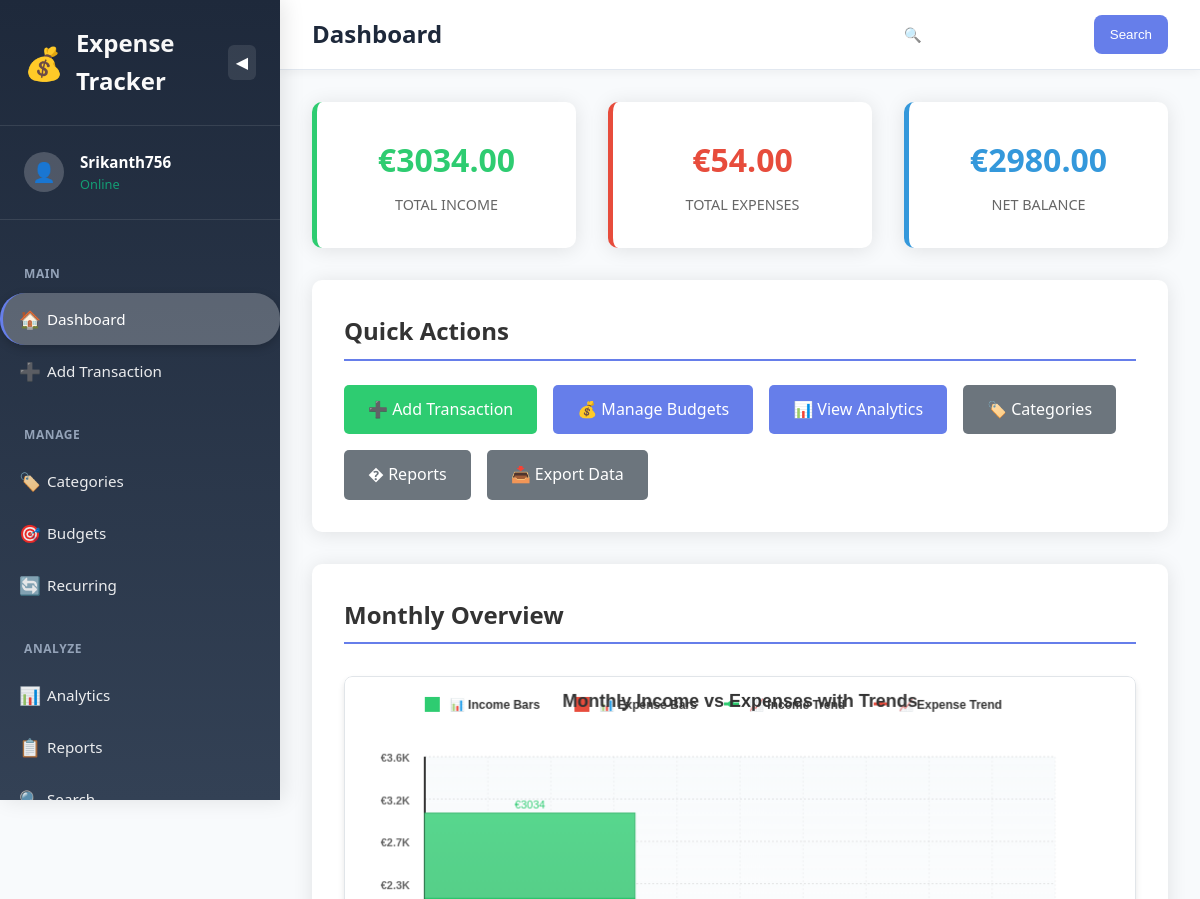
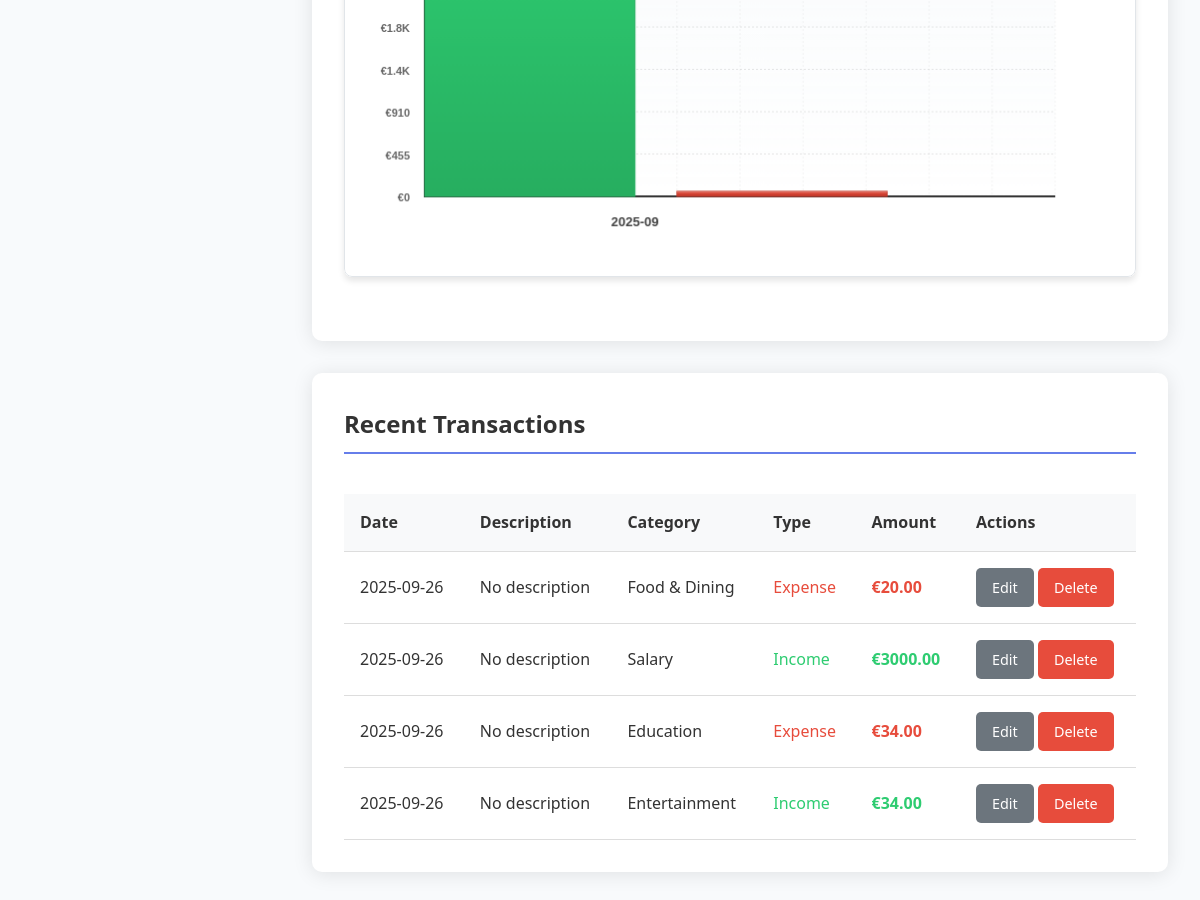
The page / (signed in) on the database its author committed (2 pictures, top to bottom).
### tables this page shows
CREATE TABLE transactions (
            id INTEGER PRIMARY KEY AUTOINCREMENT,
            date TEXT NOT NULL,
            amount REAL NOT NULL,
            type TEXT NOT NULL CHECK (type IN ('income', 'expense')),
            category_id INTEGER,
            description TEXT,
            user_id INTEGER NOT NULL,
            FOREIGN KEY (category_id) REFERENCES categories (id),
            FOREIGN KEY (user_id) REFERENCES users (id)
        );

CREATE TABLE categories (
            id INTEGER PRIMARY KEY AUTOINCREMENT,
            name TEXT NOT NULL,
            user_id INTEGER NOT NULL,
            FOREIGN KEY (user_id) REFERENCES users (id),
            UNIQUE(name, user_id)
        );

### app.py (the view, shortened to what this page needs)
@app.route('/')
@login_required
def dashboard():
    user_id = session['user_id']
    conn = get_db_connection()
    income_result = conn.execute(
        'SELECT SUM(amount) FROM transactions WHERE type = "income" AND user_id = ?',
        (user_id,)
    ).fetchone()
    expense_result = conn.execute(
        'SELECT SUM(amount) FROM transactions WHERE type = "expense" AND user_id = ?',
        (user_id,)
    ).fetchone()
    total_income = income_result[0] if income_result[0] else 0
    total_expense = expense_result[0] if expense_result[0] else 0
    balance = total_income - total_expense
    recent_transactions = conn.execute('''
        SELECT t.*, c.name as category_name
        FROM transactions t
        LEFT JOIN categories c ON t.category_id = c.id
        WHERE t.user_id = ?
        ORDER BY t.date DESC, t.id DESC
        LIMIT 10
    ''', (user_id,)).fetchall()
    monthly_data = conn.execute('''
        SELECT
            strftime('%Y-%m', date) as month,
            SUM(CASE WHEN type = 'income' THEN amount ELSE 0 END) as income,
            SUM(CASE WHEN type = 'expense' THEN amount ELSE 0 END) as expense
        FROM transactions
        WHERE user_id = ?
        GROUP BY strftime('%Y-%m', date)
        ORDER BY month DESC
        LIMIT 6
    ''', (user_id,)).fetchall()
    current_month = datetime.now().strftime('%Y-%m')
    budget_alerts = []
    budgets = conn.execute('''
        SELECT b.*, c.name as category_name
        FROM budgets b
        LEFT JOIN categories c ON b.category_id = c.id
        WHERE b.user_id = ? AND b.month = ?
    ''', (user_id, current_month)).fetchall()
    pending_recurring = conn.execute('''
        SELECT * FROM recurring_transactions
        WHERE user_id = ? AND active = 1
        AND next_date <= date('now')
        ORDER BY next_date ASC
        LIMIT 5
    ''', (user_id,)).fetchall()
    conn.close()
    return render_template('index.html',
                         total_income=total_income,
                         total_expense=total_expense,
                         balance=balance,
                         recent_transactions=recent_transactions,
                         monthly_data=monthly_data,
                         budget_alerts=budget_alerts,
                         pending_recurring=pending_recurring)

### app.py (called while the page is built)
def login_required(f):
    @wraps(f)
    def decorated_function(*args, **kwargs):
        if 'user_id' not in session:
            return redirect(url_for('login'))
        return f(*args, **kwargs)
    return decorated_function

def get_db_connection():
    conn = sqlite3.connect(DATABASE_PATH)
    conn.row_factory = sqlite3.Row
    return conn

### templates/index.html (shortened to what this page needs)
{% extends "base.html" %}
{% block page_title %}Dashboard{% endblock %}
{% block content %}
<div class="fade-in">
    <div class="stats-grid">
        <div class="stat-card income">
            <div class="stat-value">€{{ "%.2f"|format(total_income) }}</div>
            <div class="stat-label">Total Income</div>
        </div>
        <div class="stat-card expense">
            <div class="stat-value">€{{ "%.2f"|format(total_expense) }}</div>
            <div class="stat-label">Total Expenses</div>
        </div>
        <div class="stat-card balance">
            <div class="stat-value">€{{ "%.2f"|format(balance) }}</div>
            <div class="stat-label">Net Balance</div>
        </div>
    </div>
    <div class="card">
        <h2>Quick Actions</h2>
        <div style="display: flex; gap: 1rem; flex-wrap: wrap;">
            <a href="{{ url_for('add_transaction') }}" class="btn btn-success">➕ Add Transaction</a>
            <a href="{{ url_for('budgets') }}" class="btn">💰 Manage Budgets</a>
            <a href="{{ url_for('analytics') }}" class="btn">📊 View Analytics</a>
            <a href="{{ url_for('categories') }}" class="btn btn-secondary">🏷️ Categories</a>
            <a href="{{ url_for('reports') }}" class="btn btn-secondary">� Reports</a>
            <a href="{{ url_for('export_csv') }}" class="btn btn-secondary">📥 Export Data</a>
        </div>
    </div>
    {% if monthly_data %}
    <div class="card">
        <h2>Monthly Overview</h2>
        <div class="chart-container">
            <canvas id="expenseChart"></canvas>
        </div>
    </div>
    {% endif %}
    <div class="card">
        <h2>Recent Transactions</h2>
        {% if recent_transactions %}
        <div class="table-container">
            <table>
                <thead>
                    <tr>
                        <th>Date</th>
                        <th>Description</th>
                        <th>Category</th>
                        <th>Type</th>
                        <th>Amount</th>
                        <th>Actions</th>
                    </tr>
                </thead>
                <tbody>
                    {% for transaction in recent_transactions %}
                    <tr>
                        <td>{{ transaction.date }}</td>
                        <td>{{ transaction.description or 'No description' }}</td>
                        <td>{{ transaction.category_name or 'No category' }}</td>
                        <td>
                            {% if transaction.type == 'income' %}
                                <span style="color: #2ecc71;">Income</span>
                            {% else %}
                                <span style="color: #e74c3c;">Expense</span>
                            {% endif %}
                        </td>
                        <td class="amount-{{ transaction.type }}">€{{ "%.2f"|format(transaction.amount) }}</td>
                        <td>
                            <a href="{{ url_for('edit_transaction', transaction_id=transaction.id) }}" class="btn btn-small btn-secondary">Edit</a>
                            <a href="{{ url_for('delete_transaction', transaction_id=transaction.id) }}"
                               class="btn btn-small btn-danger"
                               onclick="return confirm('Are you sure you want to delete this transaction?')">Delete</a>
                        </td>
                    </tr>
                    {% endfor %}
                </tbody>
            </table>
        </div>
        {% else %}
        <p>No transactions yet. <a href="{{ url_for('add_transaction') }}">Add your first transaction</a>!</p>
        {% endif %}
    </div>
</div>
<script>
// Monthly data for chart
const monthlyData = [
    {% for data in monthly_data %}
    {
        month: "{{ data.month }}",
        income: {{ data.income or 0 }},
        expense: {{ data.expense or 0 }}
    }{% if not loop.last %},{% endif %}
    {% endfor %}
];
</script>
{% endblock %}
{% block scripts %}
<script>
document.addEventListener('DOMContentLoaded', function() {
    // Initialize chart with monthly data
    const chartCanvas = document.getElementById('expenseChart');
    if (chartCanvas && monthlyData.length > 0) {
        const chart = new ExpenseChart('expenseChart');
        chart.drawMonthlyChart(monthlyData);
    }
});
</script>
{% endblock %}

### static/css/style.css (style rules this page uses)
* { margin: 0; padding: 0; box-sizing: border-box; }
body { font-family: 'Segoe UI', Tahoma, Geneva, Verdana, sans-serif; line-height: 1.6; color: #333; background-color: #f8fafc; overflow-x: hidden; }
.card { background: white; border-radius: 10px; padding: 2rem; margin-bottom: 2rem; box-shadow: 0 2px 20px rgba(0,0,0,0.1); }
.card h2 { margin-bottom: 1.5rem; color: #333; border-bottom: 2px solid #667eea; padding-bottom: 0.5rem; }
.stats-grid { display: grid; grid-template-columns: repeat(auto-fit, minmax(250px, 1fr)); gap: 2rem; margin-bottom: 2rem; }
.stat-card { background: white; padding: 2rem; border-radius: 10px; text-align: center; box-shadow: 0 2px 20px rgba(0,0,0,0.1); transition: transform 0.3s; }
.stat-card.income { border-left: 5px solid #2ecc71; }
.stat-card.expense { border-left: 5px solid #e74c3c; }
.stat-card.balance { border-left: 5px solid #3498db; }
.stat-value { font-size: 2rem; font-weight: bold; margin-bottom: 0.5rem; }
.stat-label { color: #666; text-transform: uppercase; font-size: 0.9rem; }
.income .stat-value { color: #2ecc71; }
.expense .stat-value { color: #e74c3c; }
.balance .stat-value { color: #3498db; }
.btn { display: inline-block; padding: 0.75rem 1.5rem; background: #667eea; color: white; text-decoration: none; border: none; border-radius: 5px; cursor: pointer; font-size: 1rem; transition: background-color 0.3s, transform 0.2s; }
.btn-secondary { background: #6c757d; }
.btn-danger { background: #e74c3c; }
.btn-success { background: #2ecc71; }
.btn-small { padding: 0.5rem 1rem; font-size: 0.9rem; }
.table-container { overflow-x: auto; }
table { width: 100%; border-collapse: collapse; margin-top: 1rem; }
th, td { padding: 1rem; text-align: left; border-bottom: 1px solid #ddd; }
th { background: #f8f9fa; font-weight: 600; color: #333; }
.amount-income { color: #2ecc71; font-weight: 600; }
.amount-expense { color: #e74c3c; font-weight: 600; }
.chart-container { margin: 2rem 0; height: 500px; position: relative; border-radius: 8px; box-shadow: 0 4px 6px rgba(0, 0, 0, 0.1); overflow: hidden; }
#expenseChart { border: 1px solid #e1e5e9; border-radius: 8px; background: white; width: 100%; height: 100%; }
.fade-in { animation: fadeIn 0.5s ease-in; }

### rows shown on the page
transactions: type "Expense", amount "20.00"
transactions: type "Income", amount "3000.00"
transactions: type "Expense", amount "34.00"
transactions: type "Income", amount "34.00"

### other values the page prints
{{ session.username }} "Srikanth756"
{{ "%.2f"|format(total_income) }} "3034.00"
{{ "%.2f"|format(total_expense) }} "54.00"
{{ "%.2f"|format(balance) }} "2980.00"
chart data {{ data.month }} 2025-09
chart data {{ data.income or 0 }} 3034.0
chart data {{ data.expense or 0 }} 54.0
